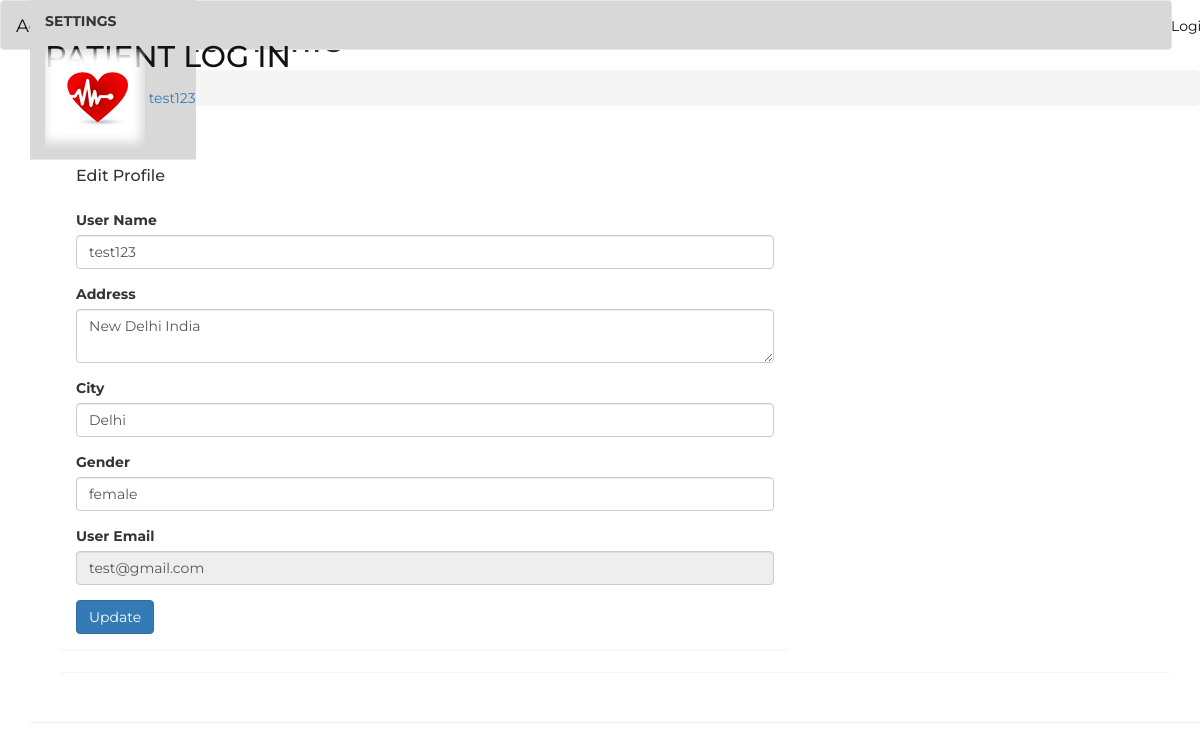
/edit-profile.php (signed in), run on the app's committed database.
### tables this page shows
CREATE TABLE `users` (
  `id` int(11) NOT NULL,
  `fullName` varchar(255) NOT NULL,
  `address` longtext NOT NULL,
  `city` varchar(255) NOT NULL,
  `gender` varchar(255) NOT NULL,
  `email` varchar(255) NOT NULL,
  `password` varchar(255) NOT NULL,
  `regDate` timestamp NOT NULL DEFAULT CURRENT_TIMESTAMP,
  `updationDate` varchar(255) NOT NULL
);

### edit-profile.php (the view, shortened to what this page needs)
<!DOCTYPE html>
<html>
<head>
	<link rel="stylesheet" type="text/css" href="https://maxcdn.bootstrapcdn.com/bootstrap/3.3.5/css/bootstrap.min.css">
    <link rel="stylesheet" type="text/css" href="https://maxcdn.bootstrapcdn.com/font-awesome/4.4.0/css/font-awesome.min.css">
	<link rel="stylesheet" type="text/css" href="hosp.css">
</head>
<body>
<nav class="navbar navbar-default">
  <div class="container">
    <div class="navbar-header">
    <a class="navbar-brand" href="hospital.php">Adam And Eve</a>
    </div>
    <div class="collapse navbar-collapse" id="bs-example-navbar-collapse-1">
      <ul class="nav navbar-nav">
       <li class="active"><a href="hospital.php">Home</a></li>
         <li><a href="aboutus.php">About US</a></li>
          <li><a href="gallery.html">Gallery</a></li>
        <li><a href="doctors.html">Our Doctors</a></li>
        <li><a href="user-login.php">Online Services</a></li>
        <li><a href="cont1.php">Contact us</a></li>
          <li><a href="locateus.php">Locate us</a></li>
      </ul>
      <ul class="nav navbar-nav navbar-right">
        <li><a href="index.php">Login</a></li>
      </ul>
    </div>
  </div>
</nav>
<div class="container">
<header class="navbar navbar-default navbar-static-top">
					<div class="navbar-header">
						<a class="navbar-brand" href="#">
							<h2 style="padding-top:2% ">PATIENT LOG IN</h2>
						</a>
					</div>
					<div class="navbar-collapse collapse">
						<ul class="nav navbar-right">
								<li  style="padding-top:2% ">
								<H5>  &nbsp &nbsp <strong>SETTINGS</strong>   </h5>
							</li>
							<li class="dropdown current-user">
								<a href class="dropdown-toggle" data-toggle="dropdown">
									<img src="img/3.png" alt="Peter"> <span class="username">
									<?php $query=mysql_query("select fullName from users where id='".$_SESSION['id']."'");
while($row=mysql_fetch_array($query))
{
	echo $row['fullName'];
}
									?> <i class="ti-angle-down"></i></i></span>
								</a>
							</li>
						</ul>
					</div>
				</header>
	<div class="main-content" >
					<div class="wrap-content container" id="container">
						<section id="page-title">
							<div class="row">
								<div >
									<h1 >User | Edit Profile</h1>
																	</div>
								<ol class="breadcrumb">
									<li>
										<span>User </span>
									</li>
									<li class="active">
										<span>Edit Profile</span>
									</li>
								</ol>
							</div>
						</section>
						<div class="container-fluid container-fullw bg-white">
							<div class="row">
								<div class="col-md-12">
									<div class="row margin-top-30">
										<div class="col-lg-8 col-md-12">
											<div class="panel panel-white">
												<div class="panel-heading">
													<h5 class="panel-title">Edit Profile</h5>
												</div>
												<div class="panel-body">
									<?php $sql=mysql_query("select * from users where email='".$_SESSION['login']."'");
while($data=mysql_fetch_array($sql))
{
?>
													<form role="form" name="edit" method="post">
<div class="form-group">
															<label for="fname">
																 User Name
															</label>
	<input type="text" name="fname" class="form-control" value="<?php echo htmlentities($data['fullName']);?>" >
														</div>
<div class="form-group">
															<label for="address">
																 Address
															</label>
					<textarea name="address" class="form-control"><?php echo htmlentities($data['address']);?></textarea>
														</div>
<div class="form-group">
															<label for="city">
																 City
															</label>
		<input type="text" name="city" class="form-control" required="required"  value="<?php echo htmlentities($data['city']);?>" >
														</div>
<div class="form-group">
									<label for="gender">
																Gender
															</label>
					<input type="text" name="gender" class="form-control" required="required"  value="<?php echo htmlentities($data['gender']);?>">
														</div>
<div class="form-group">
									<label for="fess">
																 User Email
															</label>
					<input type="email" name="uemail" class="form-control"  readonly="readonly"  value="<?php echo htmlentities($data['email']);?>">
														</div>
														<?php } ?>
														<button type="submit" name="submit" class="btn btn-o btn-primary">
															Update
														</button>
													</form>
												</div>
											</div>
										</div>
											</div>
										</div>
									<div class="col-lg-12 col-md-12">
											<div class="panel panel-white">
											</div>
										</div>
									</div>
								</div>
					</div>
</div>
</body>
</html>

### hosp.css (style rules this page uses)
body { background: url(https://images.unsplash.com/photo-1519494140681-8b17d830a3e9?ixlib=rb-0.3.5&s=4ba09aa340a1626fc49ae2fd479aa34b&auto=format&fit=crop&w=753&q=80); background-size: cover; background-position: center; color: #333438; font-family: 'Montserrat', sans-serif; }
html { height: 100%; }
.navbar { position: fixed; }
.navbar-default { background-color: #d8d8d8; }
.navbar-default .navbar-nav>li>a, .navbar-default .navbar-nav>.active>a, .navbar-default .navbar-brand { color: #131212; position: fixed; }
.container-fullw { margin-left: -15px; margin-right: -15px; padding-left: 30px; padding-right: 30px; padding-top: 30px; padding-bottom: 30px; border-bottom: 1px solid #eee; }

### data on the page
users: fullName "test123", fname "test123", address "New Delhi India", city "Delhi", gender "female", uemail "test@gmail.com"
